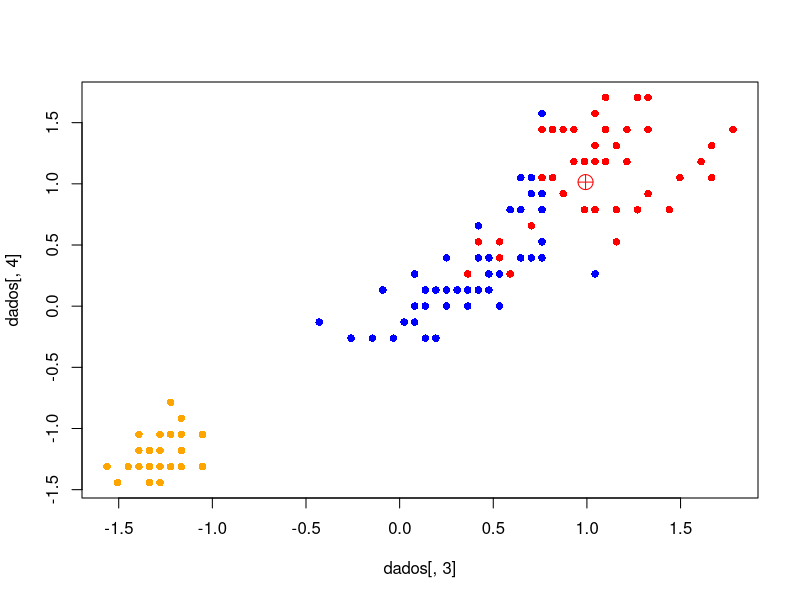

R code for this plot:
data(iris)
dados <- iris[,1:4]
dados
str(dados)
dados <- scale(dados) #normalizando os dados
kmeans.iris <- kmeans(x = dados, centers = 3, nstart = 20) #modelo k-means com 3 aglomerados
kmeans.iris #observe que ao imprimir o modelo, o R retorna os componentes disponíveis, como cluster and centers (os centroides)
kmeans.iris$cluster == 1 # quem está no aglomerado 1?

dados[kmeans.iris$cluster == 1,] #extraindo as observações que estão no aglomerado 1
plot(dados[,3], dados[,4], type = "n")
points(dados[kmeans.iris$cluster == 1,3], dados[kmeans.iris$cluster == 1,4], pch =16, col = "red")

points(dados[kmeans.iris$cluster == 2,3], dados[kmeans.iris$cluster == 2,4], pch =16, col = "orange")

points(dados[kmeans.iris$cluster == 3,3], dados[kmeans.iris$cluster == 3,4], pch =16, col = "blue")

centroides <- kmeans.iris$centers
points(x = centroides[1, 3], y = centroides[1, 4], col="red", pch = 10, cex = 2) #plotando o centróide do aglomerado vermelho.
